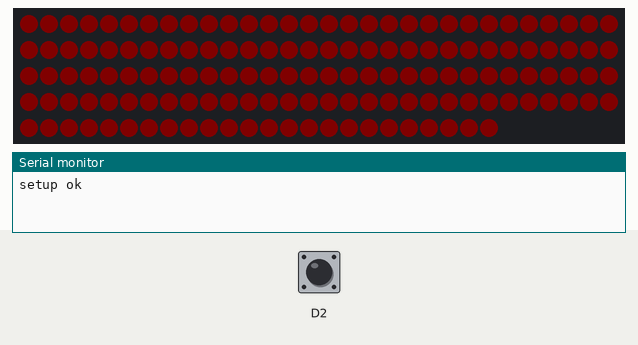
The sketch below on a simulated ESP8266 (NodeMCU). On the bench: 144 RGB LEDs in strip order, left to right, continuing on the next row, the last lines printed to the serial monitor. Inputs (shaded band) come from the test bench; at power-on: D2 HIGH. Dim RGB values are drawn brighter than linear.

Above: at 0.1 s.
At 0.81 s:
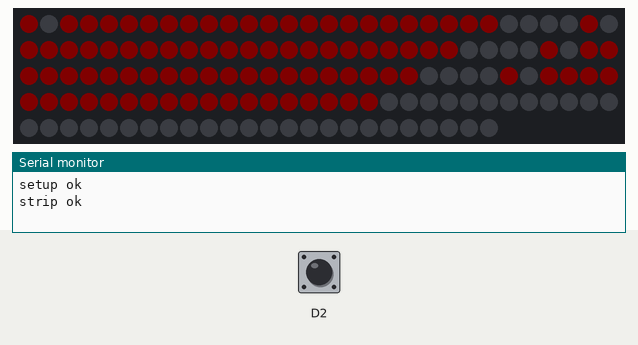
At 7.45 s:
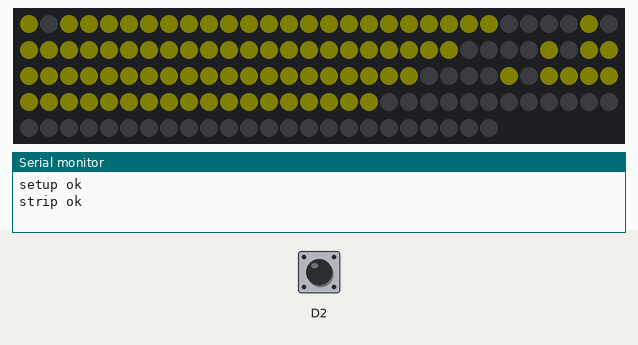
At 11.31 s:
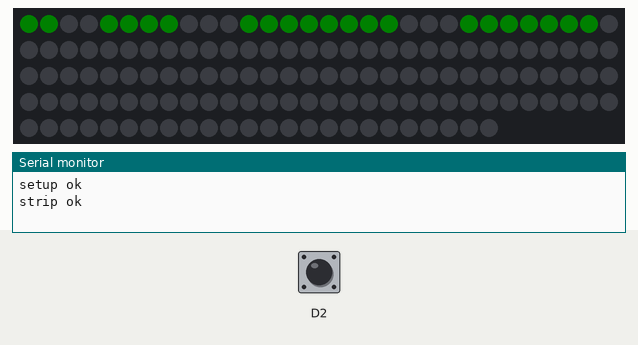
At 20.73 s:
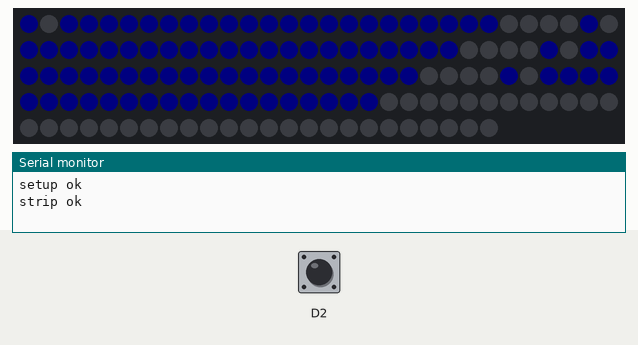
At 39.69 s:
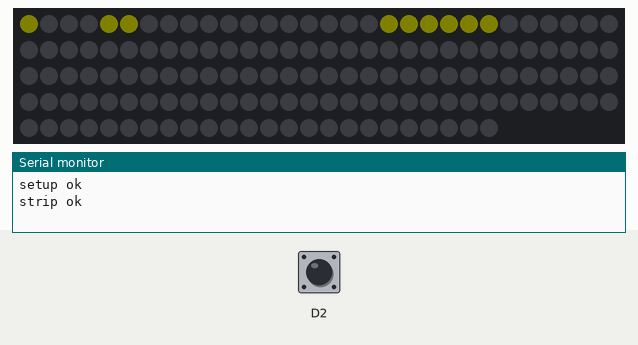

The sketch:

pov_induction_001.ino
```cpp
#include <Adafruit_DotStar.h>
#include <QTRSensors.h>
#include <SPI.h>
#include "graphics.h"
volatile int numRot = 0;
int numDiv = 0;
int stateDiv = 0;
uint32_t color;
volatile unsigned long rotTime, timeOld, timeNow, opeTime;

#define DATAPIN    MOSI
#define CLOCKPIN   SCK
Adafruit_DotStar strip = Adafruit_DotStar(NUMPIXELS, DATAPIN, CLOCKPIN);

//Adafruit_DotStar strip = Adafruit_DotStar(NUMPIXELS, DOTSTAR_BGR);
void setup() {
  Serial.begin(115200);
  pinMode(13, OUTPUT);
  strip.begin(); // Initialize pins for output
  strip.show();
  attachInterrupt(digitalPinToInterrupt(D2), RotCount, FALLING );
  opeTime = millis();
  Serial.println("setup ok");
  for (int i = 0; i <= NUMPIXELS; i++) {
    strip.setPixelColor(i, 5, 0, 0);
  }
  strip.show();
  delay(200);
  for (int i = 0; i <= NUMPIXELS; i++) {
    strip.setPixelColor(i, 0, 5, 0);
  }
  strip.show();
  delay(200);
  for (int i = 0; i <= NUMPIXELS; i++) {
    strip.setPixelColor(i, 0, 0, 5);
  }
  strip.show();
  delay(200);
  for (int i = 0; i <= NUMPIXELS; i++) {
    strip.setPixelColor(i, 0, 0, 0);
  }
  strip.show();
  Serial.println("strip ok");
}
void loop() {

//  if (stateDiv == 1 && micros() - timeOld > rotTime / Div * (numDiv)) {
//    stateDiv = 0;
////    Serial.println("stateDiv = 0;");
//  }
//  if (stateDiv == 0 && micros() - timeOld < rotTime / Div * (numDiv + 1)) {
//    stateDiv = 1;
//    Serial.println("stateDiv = 1;");
    strip.clear();
    if (2000 > millis() - opeTime) {
      color = strip.Color(5, 0, 0);
    } else if (4000 > millis() - opeTime) {
      color = strip.Color(0, 5, 0);
    } else if (6000 > millis() - opeTime) {
      color = strip.Color(0, 0, 5);
    } else {
      color = strip.Color(5, 5, 0);
    }

    if (8000 <= millis() - opeTime) opeTime = millis();

    numDiv++;
    if (numDiv >= Div ) numDiv = 0;

          for (int i = 0; i <= NUMPIXELS; i++) {
      if (pgm_read_byte_near(&dvd[numDiv][i]) == 1) {
        strip.setPixelColor(i, color);
      }
    }
    strip.show();
//  }
}
void RotCount() {
  timeNow = micros();
  rotTime = timeNow - timeOld;
  timeOld = timeNow;
  numRot++;
  if (numRot >= Div ) numRot = 0;
}
```

Source omitted: graphics.h (data table, 28633 bytes)
